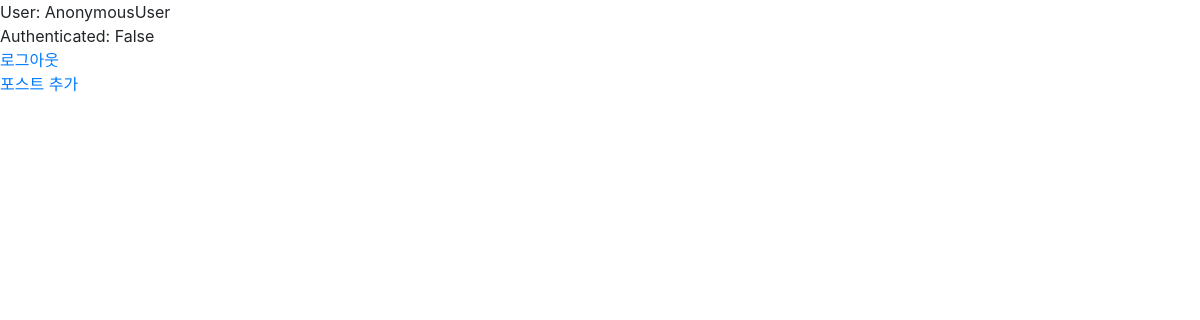
The app's page /explore/tags/국밥/, older data.
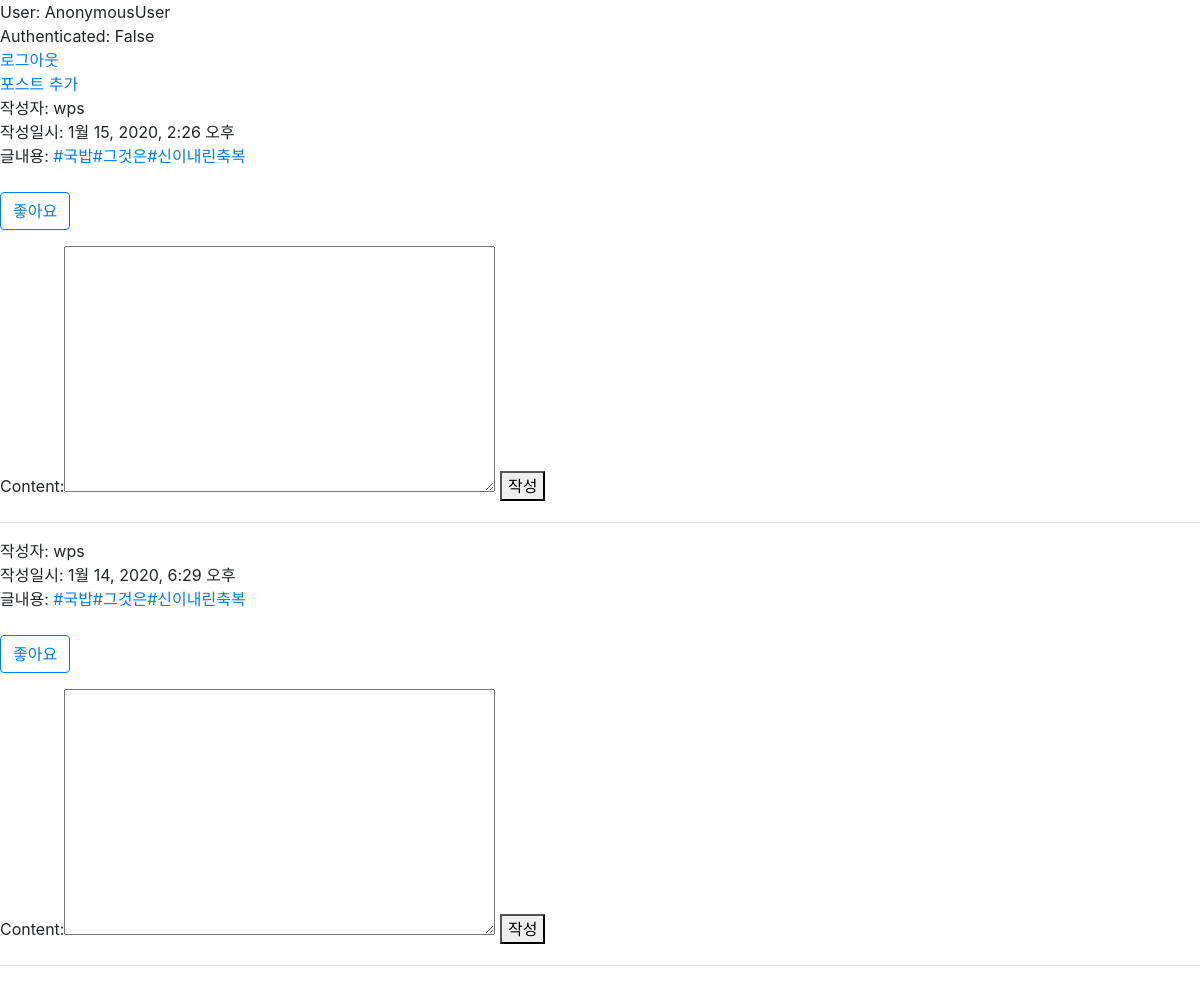
The same page, newer data.
### posts/models.py (models this page shows, shortened)
class Post(models.Model):
    TAG_PATTERN = re.compile(r'#(\w+)')
    """
    인스타그램의 포스팅
    """
    author = models.ForeignKey(User, on_delete=models.CASCADE)
    content = models.TextField(blank=True)
    content_html = models.TextField(blank=True)
    like_users = models.ManyToManyField(User, through='PostLike', related_name='like_post_set')
    created = models.DateTimeField(auto_now_add=True)
    tags = models.ManyToManyField(
        'Tag', verbose_name='해시태그 목록', related_name='posts', blank=True
    )

### members/models.py (models this page shows)
class User(AbstractUser):
    img_profile = models.ImageField('프포필이미지', blank=True, upload_to='users/')
    name = models.CharField('이름', max_length=100)

### posts/views.py (the view)
# urls.py: path('explore/tags/<str:tag>/', post_list_by_tag, name='post=list-by-tag'),
def post_list_by_tag(request, tag):
    posts = Post.objects.filter(tags__name__iexact=tag).order_by('-pk')
    comment_form = CommentCreateForm()
    context = {
        'posts': posts,
        'comment_form': comment_form,
    }
    return render(request, 'posts/post-list.html', context)

### posts/forms.py (shortened to what this page needs)
class CommentCreateForm(forms.Form):
    content = forms.CharField(
        max_length=10,
        widget=forms.Textarea()
    )

### templates/posts/post-list.html (shortened to what this page needs)
{% extends 'base.html' %}
{% block content %}
    <div>User: {{ request.user }}</div>
    <div>Authenticated: {{ request.user.is_authenticated }}</div>
    <div>
        <a href="{% url 'members:logout' %}">로그아웃</a>
    </div>
    <div>
        <a href="{% url 'posts:post-create' %}">포스트 추가</a>
    </div>
    {% for post in posts %}
        <div>작성자: {{ post.author }}</div>
        <div>작성일시: {{ post.created }}</div>
        <div>글내용: {{ post.content_html|safe }}</div>
        <div>
        </div>
        <form action="{% url 'posts:post-like' pk=post.pk %}" method="POST">
            {% if post in user.like_post_set.all %}
                <button class="btn btn-primary" type="submit">싫어용</button>
            {% else %}
                <button class="btn btn-outline-primary" type="submit">좋아요</button>
            {% endif %}
        </form>
        <div>
            <div>
                <form action="{% url 'posts:comment-create' post_pk=post.pk %}" method="POST">
                    {{ comment_form }}
                    <button type="submit">작성</button>
                </form>
            </div>
        </div>
        <hr>
    {% endfor %}
{% endblock %}

Row changes from the older to the newer data that the page shows:
added Post: author "wps", created "1월 15, 2020, 2:26 오후", content_html "#국밥 #그것은 #신이내린축복"
added Post: author "wps", created "1월 14, 2020, 6:29 오후", content_html "#국밥 #그것은 #신이내린축복"
